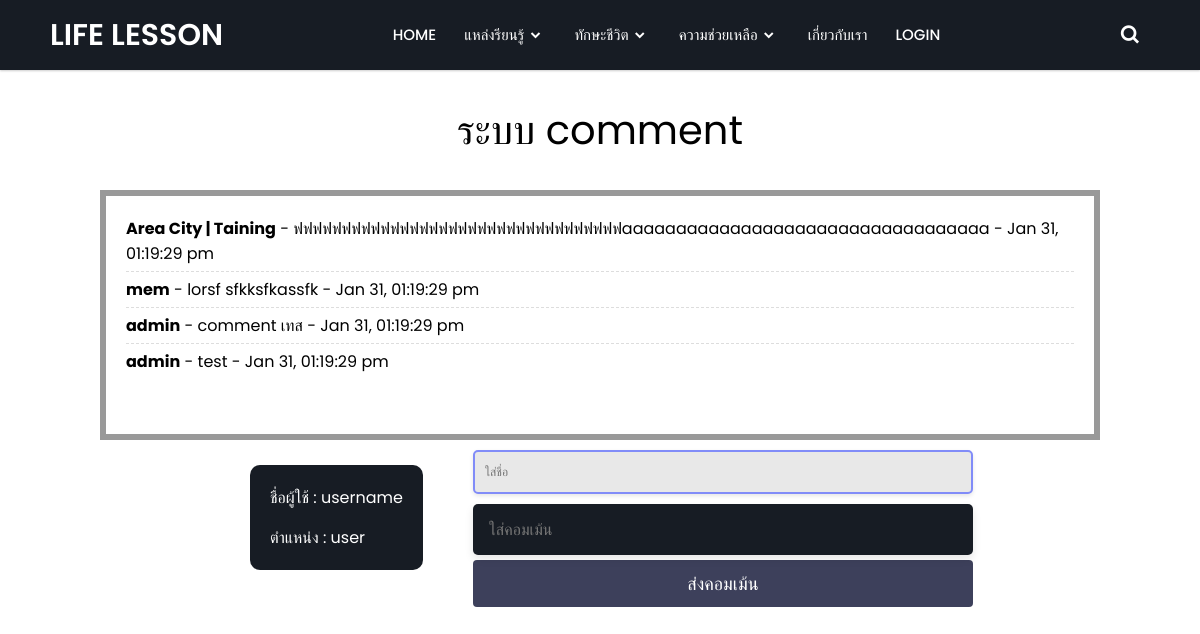
The app's page /page/comment/comment.php with its own data.
### tables this page shows
CREATE TABLE IF NOT EXISTS `life_comment` (
  `id` int(11) NOT NULL AUTO_INCREMENT,
  `name` varchar(50) NOT NULL,
  `comment` text NOT NULL,
  `comment_time` timestamp NOT NULL DEFAULT current_timestamp(),
  PRIMARY KEY (`id`) USING BTREE
);

### page/comment/Db.php (called while the page is built, shortened)
<?php
    class DB {
        private $host = DB_HOST;
        private $user = DB_USER;
        private $pass = DB_PASS;
        private $dbname = DB_NAME;
        public $link;
        private function connectDB() {
            $this->link = new mysqli($this->host, $this->user, $this->pass, $this->dbname);
        }
        public function select($query) {
            $result = $this->link->query($query) or die($this->link->error.__LINE__);
            if ($result->num_rows > 0) {
                return $result;
            } else {
                return false;
            }
        }
    }
?>

### page/comment/retinepost.php (called while the page is built, shortened)
<?php
    include_once '../comment/Db.php';
    class Comment {
        private $db;
        private $table = "life_comment";
        public function __construct() {
            $this->db = new DB();
        }
        public function index() {
            $query = "SELECT * FROM $this->table ORDER BY id DESC";
            $result = $this->db->select($query);
            return $result;
        }
        public function dateFormat($data) {
            $date = date('M j, h:i:s a', time());
            return $date;
        }
    }
?>

### page/comment/comment.php (the view, shortened to what this page needs)
<?php
    require_once '../comment/retinepost.php';
    $com = new Comment();
?>
<!DOCTYPE html>
<html lang="en" dir="ltr">
  <head>
    <link rel="stylesheet" href="/css/comment.css">
    <link href='https://unpkg.com/boxicons@2.0.7/css/boxicons.min.css' rel='stylesheet'>
   </head>
<body>
  <nav>
    <div class="navbar">
      <div class="logo"><a href="/index.php">LIFE LESSON</a></div>
      <div class="nav-links">
        <ul class="links">
          <li><a href="/index.php">HOME</a></li>
          <li>
            <a href="#">แหล่งรียนรู้</a>
            <i class='bx bxs-chevron-down htmlcss-arrow arrow  '></i>
          </li>
          <li>
            <a href="#">ทักษะชีวิต</a>
            <i class='bx bxs-chevron-down js-arrow arrow '></i>
          </li>
          <li>
            <a href="#">ความช่วยเหลือ</a>
            <i class='bx bxs-chevron-down js-arrow arrow '></i>
          </li>
          <li><a href="/page/about.php">เกี่ยวกับเรา</a></li>
          <?php
          if (isset($_SESSION['id'])) {?>
            <li>
            <a href="#">Username</a>
            <i class='bx bxs-chevron-down js-arrow arrow '></i>
            <ul class="js-sub-menu sub-menu">
              <li><a href="/page/setting.html">setting</a></li>
              <li><a href="/page/comment/comment.php">แสดงความคิดเห็น</a></li>
              <li><a href="/page/logout.php">ออกจากระบบ</a></li>
            </ul>
          </li>
          <?php } else {?>
          <li><a href="/page/login.php">LOGIN</a></li>
        </ul>
        <?php }?>
      </div>
      <div class="search-box">
        <i class='bx bx-search'></i>
      </div>
    </div>
  </nav>
  <div class="h">ระบบ comment </div>
  <div class="box">
        <ul>
            <?php
                if($result = $com->index()) {
                while ($data = $result->fetch_assoc()) {
            ?>
                <li>
                    <b><?php echo $data['name']; ?></b> - <?php echo $data['comment']; ?> - <?php echo $com->dateFormat($data['comment_time']); ?>
                </li>
                <?php } ?>
            <?php }?>
        </ul>
    </div>
<form action="../comment/post_com.php" method="post">
  <div class="all">
    <div class="type-user">
    <div class="meet">
      <div class="user">ชื่อผู้ใช้ : username</div>
      <div class="roleCM">ตำแหน่ง : user</div>
    </div>
  </div>
  <div class="comments">
    <div class="com">
      <div class="form-control">
      <div class="coolinput">
    <input type="text" placeholder="ใส่ชื่อ" name="name" class="input">
    </div>
        <input class="input input-alt" placeholder="ใส่คอมเม้น" required="" type="text" name="comment">
      </div>
    </div>
    <button type="submit" name="submit" value="Post">
      <span >ส่งคอมเม้น</span>
    </button>
  </div>
</div>
</form>

### css/comment.css (style rules this page uses)
* { margin: 0; padding: 0; box-sizing: border-box; font-family: 'Poppins', sans-serif; }
nav { position: fixed; top: 0; left: 0; width: 100%; height: 100%; height: 70px; background: #171c24; box-shadow: 0 1px 2px rgba(0, 0, 0, 0.2); z-index: 99; }
nav .navbar { height: 100%; max-width: 1250px; width: 100%; display: flex; align-items: center; justify-content: space-between; margin: auto; padding: 0 50px; }
.navbar .logo a { font-size: 30px; color: #fff; text-decoration: none; font-weight: 600; }
nav .navbar .nav-links { line-height: 70px; height: 100%; }
nav .navbar .links { display: flex; }
nav .navbar .links li { position: relative; display: flex; align-items: center; justify-content: space-between; list-style: none; padding: 0 14px; }
nav .navbar .links li a { height: 100%; text-decoration: none; white-space: nowrap; color: #fff; font-size: 15px; font-weight: 500; }
nav .navbar .links li .arrow { height: 100%; width: 22px; line-height: 70px; text-align: center; display: inline-block; color: #fff; transition: all 0.3s ease; }
.navbar .search-box { position: relative; height: 40px; width: 40px; }
.navbar .search-box i { position: absolute; height: 100%; width: 100%; line-height: 40px; text-align: center; font-size: 22px; color: #fff; font-weight: 600; cursor: pointer; transition: all 0.3s ease; }
.h { margin-top: 100px; text-align: center; font-size: 40px; }
.box { border: 6px solid #999; margin: 30px auto 0; padding: 20px; width: 1000px; height: 250px; overflow: scroll; }
.box ul { margin: 0; padding: 0; list-style: none; }
.box li { display: block; border-bottom: 1px dashed #ddd; margin-bottom: 5px; padding-bottom: 5px; list-style: none; }
.box li:last-child { border-bottom: 0 dashed #ddd; }
.all { display: flex; }
.meet { margin-top: 25px; margin-left: 250px; background-color: #171c24; padding: 20px 20px 20px 20px; border-radius: 10px; color: #fff; }
.roleCM { margin-top: 15px; }
.com .input { color: #fff; font-size: 0.5rem; background-color: #171c24; width: 500px; box-sizing: border-box; padding-inline: 0.5em; padding-block: 0.7em; border: none; border-bottom: var(--border-height) solid var(--border-before-color); box-shadow: 0 2px 4px rgba(0, 0, 0, 0.1); margin-top: 10px; margin-left: 50px; border-radius: 5px; }
.com .form-control { position: relative; --width-of-input: 200px; }
.com .input-alt { font-size: 1rem; padding-inline: 1em; padding-block: 0.8em; box-shadow: 0 4px 8px rgba(0, 0, 0, 0.1); }
button { display: inline-block; border-radius: 4px; background-color: #3d405b; border: none; color: #FFFFFF; text-align: center; font-size: 18px; padding: 10px; width: 500px; transition: all 0.5s; cursor: pointer; margin: 5px; margin-left: 50px; }
button span { cursor: pointer; display: inline-block; position: relative; transition: 0.5s; }
button span:after { content: '»'; position: absolute; opacity: 0; top: 0; right: -15px; transition: 0.5s; }
.coolinput { display: flex; flex-direction: column; width: fit-content; position: static; width: 240px; }
.coolinput input[type=text].input { padding: 11px 10px; font-size: 0.75rem; border: 2px #818CF8 solid; border-radius: 5px; background: #e8e8e8; color: #171c24; }

### records on screen
life_comment: name "Area City | Taining", comment "ฟฟฟฟฟฟฟฟฟฟฟฟฟฟฟฟฟฟฟฟฟฟฟฟฟฟฟฟฟฟฟฟฟฟaaaaaaaaaaaaaaaaaaaaaaaaaaaaaaaaaa", comment_time "Jan 31, 01:19:29 pm"
life_comment: name "mem", comment "lorsf sfkksfkassfk", comment_time "Jan 31, 01:19:29 pm"
life_comment: name "admin", comment "comment เทส", comment_time "Jan 31, 01:19:29 pm"
life_comment: name "admin", comment "test", comment_time "Jan 31, 01:19:29 pm"
